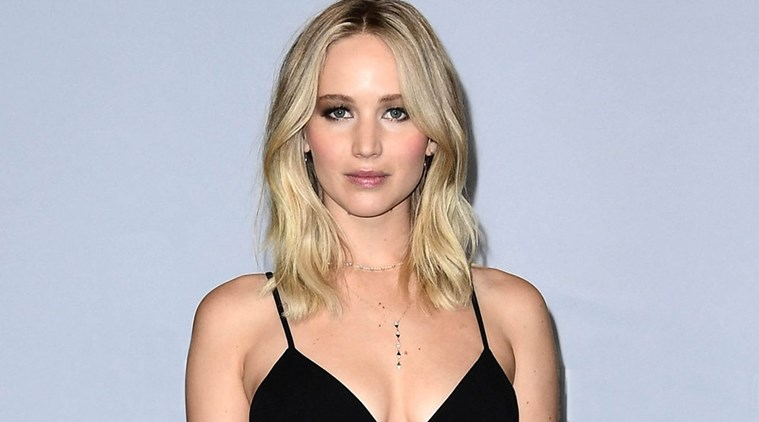
#> input picture db/jenny.jpg, 759 x 422 px
$ jupyter execute T05_1_myownfunction.ipynb
#> lines starting #> are read from the running program, lines starting #| are printed output that depends on the picture
# Average Filter

[cell 1]
import cv2
import matplotlib.pyplot as plt
import numpy as np

[cell 2]
def addSaltnPepper(data, saltiness, spiceness):
    height,width = data.shape[:2]
    noise = np.zeros((height,width), data.dtype)
    cv2.randu(noise,0,255)
    salt = noise > saltiness
    pepper = noise < spiceness

    img2 = data.copy()
    img2[salt] = 255
    img2[pepper] = 0
    return img2

#Gets all x-y neighbors
def getNeighborhood(data, x,y, N):
    height,width = data.shape[:2]
    x_min = x - N//2
    x_min = 0 if x_min < 0 else x_min

    x_max = x + N//2
    x_max = height-1 if x_max +1 == height else x_max

    y_min = y - N//2
    y_min = 0 if y_min < 0 else y_min

    y_max = y + N//2
    y_max = width-1 if y_max +1 == width else y_max

    return data[x_min:x_max+1, y_min:y_max+1]

#Apply the average filter
def averageFilter(img, N):
    height,width = img.shape[:2]
    new = np.ones((height,width), dtype='uint8')
    for i in range(height):
        for j in range(width):
            new[i][j] = np.mean(getNeighborhood(img, i, j, N))
    return new

[cell 3]
imgfile = '../../db/jenny.jpg'
img= cv2.imread(imgfile, cv2.IMREAD_GRAYSCALE)
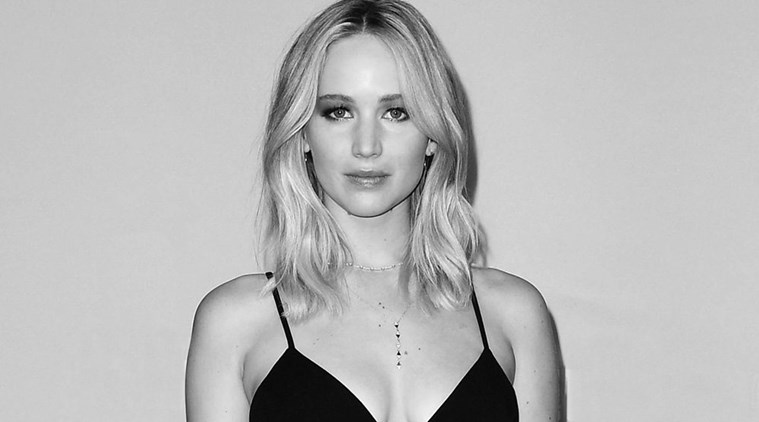
#> img: shape (422, 759); min 0, max 255, mean 186
height,width = img.shape[:2]
#> height = 422; width = 759

[cell 4]
#Adds salt'n pepper noise
noisy = addSaltnPepper(img, 250,8)
#> in addSaltnPepper, `cv2.randu(noise,0,255)`:
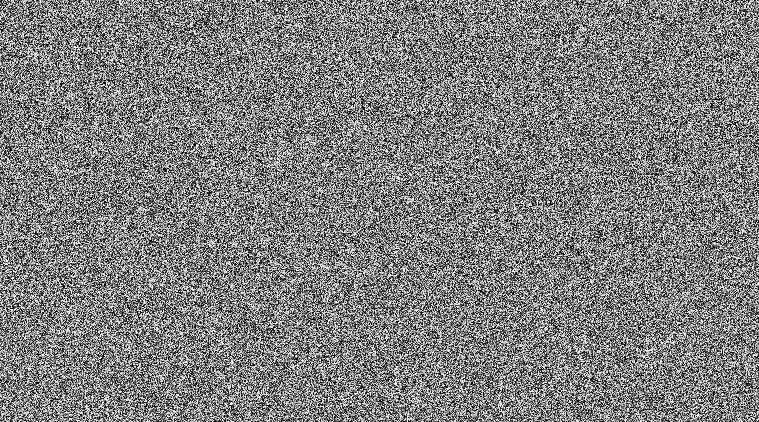
#> noise: shape (422, 759); min 0, max 254, mean 127
#> in addSaltnPepper, `img2[pepper] = 0`:
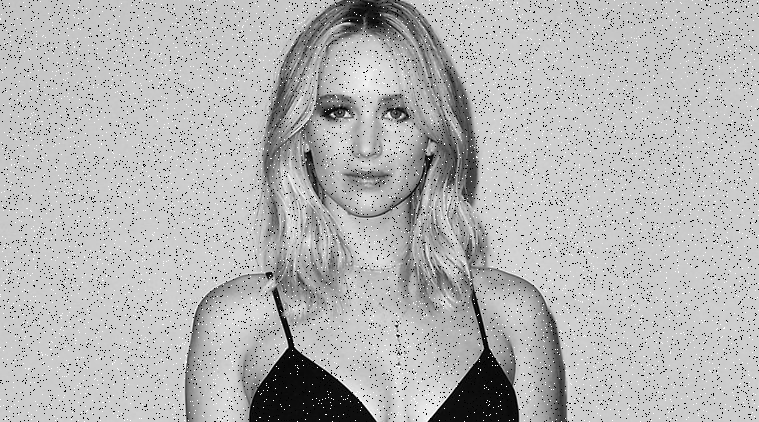
#> img2: shape (422, 759); min 0, max 255, mean 181.2

#Applies the average filter with neighborhood 3x3
filtered = averageFilter(noisy, 3)
#> the loop in averageFilter, `for i in range(height):` made 422 passes
#> after the loop in averageFilter, `for i in range(height):`:
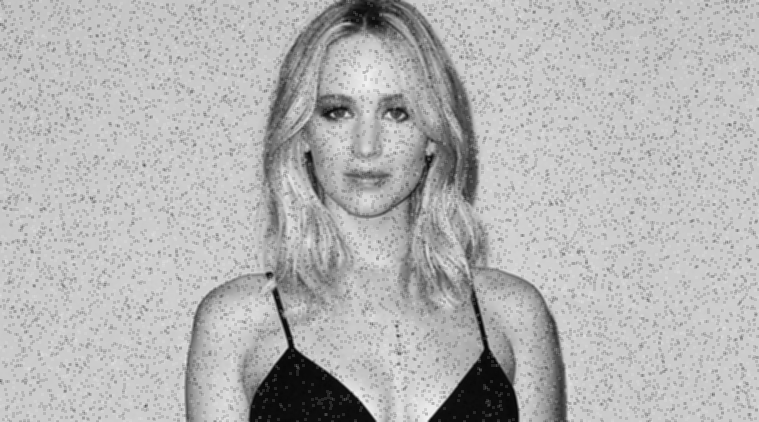
#> new: shape (422, 759); min 7, max 242, mean 180.7

[cell 5]
plt.figure(figsize=(4,10))
plt.subplot(311), plt.title('Original'), plt.imshow(img, cmap='gray')
plt.subplot(312), plt.title('With noise'), plt.imshow(noisy, cmap='gray')
plt.subplot(313), plt.title('Filtered'), plt.imshow(filtered, cmap='gray')
plt.show()
